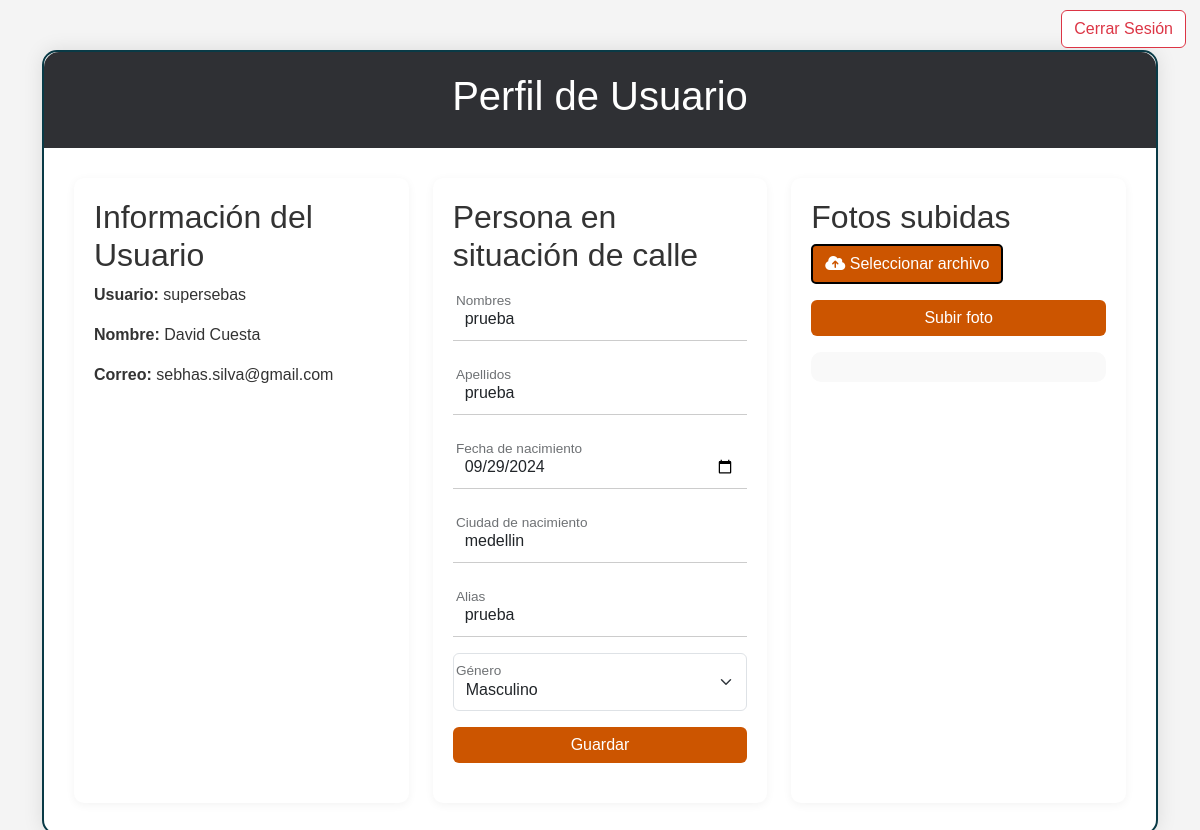
The app's page /users/profile/ (signed in) with its own data.
### users/models.py (models this page shows, shortened)
class CustomUser(AbstractUser):
    GENDER_CHOICES = [
        ('M', 'Masculino'),
        ('F', 'Femenino'),
    ]
    email = models.EmailField(unique=True)
    phone_number = models.CharField(max_length=15, default='0000000000')
    birth_date = models.DateField(null=True, blank=True)
    address = models.CharField(max_length=255, blank=True)
    city = models.CharField(max_length=100, blank=True)
    gender = models.CharField(max_length=1, choices=GENDER_CHOICES, blank=True, null=True)
    acepto_tratamiento = models.BooleanField(
        default=False,
        help_text="Indica si el usuario ha aceptado el tratamiento de sus datos personales."
    )

class StreetPerson(models.Model):
    GENDER_CHOICES = [
        ('M', 'Masculino'),
        ('F', 'Femenino'),
    ]
    profile = models.ForeignKey(Profile, on_delete=models.CASCADE, related_name='street_persons')
    first_name = models.CharField(max_length=30)
    last_name = models.CharField(max_length=30)
    birth_date = models.DateField(null=True, blank=True)
    birth_city = models.CharField(max_length=100)
    alias = models.CharField(max_length=50, blank=True)
    gender = models.CharField(max_length=1, choices=GENDER_CHOICES, blank=True, null=True)
    created_at = models.DateTimeField(default=timezone.now)
    common_id = models.CharField(max_length=50, unique=True, null=True)

### users/views.py (the view, shortened to what this page needs)
# urls.py: path('profile/', profile, name='profile'),  # URL para el perfil de usuario
@login_required
def profile(request):
    photo_form = PhotoUploadForm()
    street_person = StreetPerson.objects.filter(profile__user=request.user).last()
    street_person_form = StreetPersonForm(instance=street_person)
    photos = Photo.objects.filter(user=request.user, visible=True)
    return render(request, 'users/profile.html', {
        'photo_form': photo_form,
        'street_person_form': street_person_form,
        'photos': photos,
        'street_person': street_person
    })

### photos/forms.py
class PhotoUploadForm(forms.ModelForm):
    class Meta:
        model = Photo
        fields = ['image']

### users/forms.py (shortened to what this page needs)
class StreetPersonForm(forms.ModelForm):
    GENDER_CHOICES = [
        ('M', 'Masculino'),
        ('F', 'Femenino'),
    ]
    first_name = forms.CharField(max_length=30, required=True, label='Nombres')
    last_name = forms.CharField(max_length=30, required=True, label='Apellidos')
    birth_date = forms.DateField(
        widget=forms.DateInput(attrs={'type': 'date'}),
        required=True,
        label='Fecha de nacimiento'
    )
    birth_city = forms.CharField(max_length=100, required=True, label='Ciudad de nacimiento')
    alias = forms.CharField(max_length=50, required=False, label='Alias')  # Changed to match model definition
    gender = forms.ChoiceField(choices=GENDER_CHOICES, required=False, label='Género')  # Changed to match model definition
    class Meta:
        model = StreetPerson
        fields = ['first_name', 'last_name', 'birth_date', 'birth_city', 'alias', 'gender']

### users/templates/users/profile.html (shortened to what this page needs)
<!DOCTYPE html>
<html lang="es">
<head>
    <link href="https://cdn.jsdelivr.net/npm/bootstrap@5.3.3/dist/css/bootstrap.min.css" rel="stylesheet">
</head>
<body>
    <div class="logout-button-container">
        <form method="post" action="{% url 'logout' %}">
            <button class="btn btn-outline-danger" type="submit">Cerrar Sesión</button>
        </form>
    </div>
    <div class="container">
            <div class="profile-container">
                <div class="profile-header">
                    <h1 class="text-center">Perfil de Usuario</h1>
                </div>
                    <div class="row g-4">
                        <div class="col-md-4">
                            <div class="profile-section">
                                <h2>Información del Usuario</h2>
                                <p><strong>Usuario:</strong> {{ user.username }}</p>
                                <p><strong>Nombre:</strong> {{ user.first_name }} {{ user.last_name }}</p>
                                <p><strong>Correo:</strong> {{ user.email }}</p>
                            </div>
                        </div>
                        <div class="col-md-4">
                            <div class="profile-section">
                                <h2>Persona en situación de calle</h2>
                                <form method="post">
                                    <div class="form-floating mb-3">
                                        <input type="text" class="form-control" id="first_name" name="first_name" placeholder="Nombres" value="{{ street_person.first_name|default:'' }}">
                                        <label for="first_name">Nombres</label>
                                    </div>
                                    <div class="form-floating mb-3">
                                        <input type="text" class="form-control" id="last_name" name="last_name" placeholder="Apellidos" value="{{ street_person.last_name|default:'' }}">
                                        <label for="last_name">Apellidos</label>
                                    </div>
                                    <div class="form-floating mb-3">
                                        <input type="date" class="form-control" id="birth_date" name="birth_date" value="{{ street_person.birth_date|date:'Y-m-d'|default:'' }}">
                                        <label for="birth_date">Fecha de nacimiento</label>
                                    </div>
                                    <div class="form-floating mb-3">
                                        <input type="text" class="form-control" id="birth_city" name="birth_city" placeholder="Ciudad de nacimiento" value="{{ street_person.birth_city|default:'' }}">
                                        <label for="birth_city">Ciudad de nacimiento</label>
                                    </div>
                                    <div class="form-floating mb-3">
                                        <input type="text" class="form-control" id="alias" name="alias" placeholder="Alias" value="{{ street_person.alias|default:'' }}">
                                        <label for="alias">Alias</label>
                                    </div>
                                    <div class="form-floating mb-3">
                                        <select class="form-select" id="gender" name="gender">
                                            <option value="M" {% if street_person.gender == 'M' %}selected{% endif %}>Masculino</option>
                                        </select>
                                        <label for="gender">Género</label>
                                    </div>
                                    <button class="btn btn-primary w-100" type="submit" name="street_person_form_submit">Guardar</button>
                                </form>
                            </div>
                        </div>
                        <div class="col-md-4">
                            <div class="profile-section">
                                <h2>Fotos subidas</h2>
                                <form method="post" enctype="multipart/form-data" class="mb-3">
                                    <div class="mb-3">
                                        <label for="id_image" class="custom-file-upload">
                                            <i class="fas fa-cloud-upload-alt"></i> Seleccionar archivo
                                        </label>
                                    </div>
                                    <button class="btn btn-primary w-100" type="submit" name="photo_form_submit">Subir foto</button>
                                </form>
                                <div class="photo-grid">
                                </div>
                            </div>
                        </div>
                    </div>
            </div>
    </div>
    </body>
    </html>

### users/templates/users/profile.html (style rules this page uses)
body { font-family: 'Arial', sans-serif; background-color: #f4f4f4; color: #333; }
.profile-container { border: 2px solid #093a46; background-color: #fff; border-radius: 15px; box-shadow: 0 0 20px rgba(0,0,0,0.1); padding: 30px; margin-top: 50px; }
.profile-header { background-color: #2f3034; color: white; padding: 20px; border-radius: 15px 15px 0 0; margin: -30px -30px 30px -30px; }
.profile-section { height: 100%; background-color: #ffffff; border-radius: 10px; padding: 20px; margin-bottom: 20px; box-shadow: 0 2px 10px rgba(0,0,0,0.05); }
.photo-grid { display: grid; grid-template-columns: repeat(auto-fill, minmax(150px, 1fr)); grid-gap: 15px; max-height: 500px; overflow-y: auto; padding: 15px; background-color: #f9f9f9; border-radius: 10px; }
.btn-primary { background-color: #CC5500; border: none; transition: background-color 0.3s ease; }
.logout-button-container { position: fixed; top: 10px; right: 14px; z-index: 1000; }
.btn-outline-danger { background-color: white; transition: all 0.3s ease; }
.custom-file-upload { border: 2px solid #000000; display: inline-block; padding: 6px 12px; cursor: pointer; background-color: #CC5500; color: #ffffff; border-radius: 5px; transition: all 0.3s ease; }
.form-control { border: none; border-bottom: 1px solid #ccc; border-radius: 0; padding-left: 0; }
.form-floating > label { padding-left: 0; }

### records on screen
CustomUser: username "supersebas", first_name "David", last_name "Cuesta", email "sebhas.silva@gmail.com"
StreetPerson: first_name "prueba", last_name "prueba", birth_date "09/29/2024", birth_city "medellin", alias "prueba", gender "Masculino"
